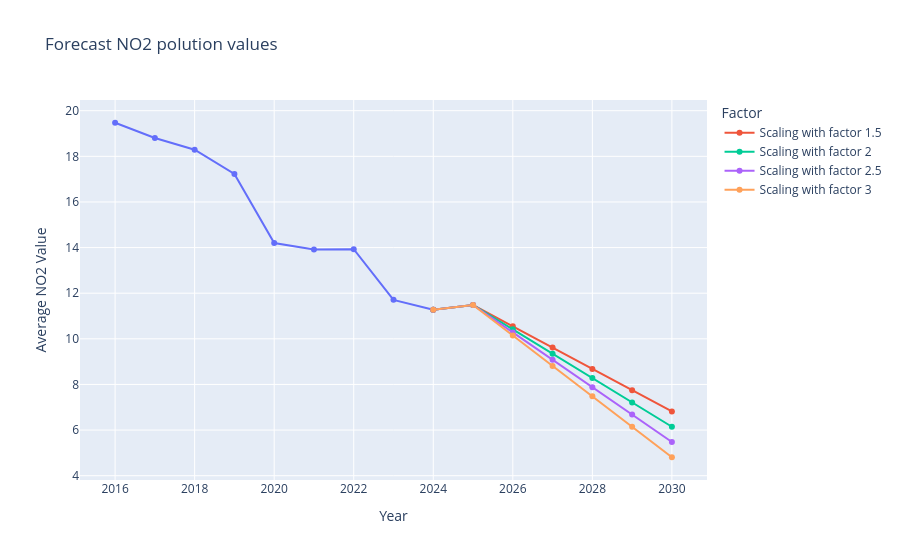

The code cell stored with this chart in its notebook:
### Code cell
#https://www.geeksforgeeks.org/python/numpy-linspace/
lastvalueyear=dfNO2meanraw['Average NO2 Value'].iloc[-1] #read the last value in the dfNO2sumareatot (in this case 2024)
figno2 = px.line(dfNO2meanraw, x="Year", y="Average NO2 Value", markers=True, title="Forecast NO2 polution values")
#the following for loop will iterate through the factor list and predict the dependent variable based on some calculations linked to the independent variables
for factors in factor:
    areapred=np.linspace(area, area*factors,7).reshape(-1, 1) #generate an array of 7 where the startpoint will be the last total area from the year 2024 to the scaled area (area multiplied by factors)
    futurepred=np.arange(lastyear, lastyear+7).reshape(-1, 1) #generate an array with the 7 upcoming years (2024-2030)
    xpred=np.concatenate((areapred, futurepred),axis=1) #put the scaled area and the years for the forecasting (2024-2030) to an array
    ypredNO2=modelno2.predict(xpred) #predict future pollutant values using the model pm10 with the trained dataset 
    print(ypredNO2)
    xyear=np.arange(lastyear,lastyear+7) #take the last year of the actual values and add 7 years so that we can do the predictions from 2025 until 2030
    figno2.add_trace(go.Scatter(x=xyear, y=np.insert(ypredNO2,0,lastvalueyear), mode= 'lines+markers', name=f'Scaling with factor {factors}'))
    
figno2.update_layout(legend_title_text = "Factor")
figno2.show()

### Figure 1 — Plotly figure (JSON) as saved in the notebook; plotly's stock layout.template omitted (floating-point values rounded to 4 significant figures)
{"data": [{"hovertemplate": "Year=%{x}<br>Average NO2 Value=%{y}<extra></extra>", "legendgroup": "", "line": {"color": "#636efa", "dash": "solid"}, "marker": {"symbol": "circle"}, "mode": "lines+markers", "name": "", "orientation": "v", "showlegend": false, "type": "scatter", "x": [2016, 2017, 2018, 2019, 2020, 2021, 2022, 2023, 2024], "xaxis": "x", "y": [19.47, 18.81, 18.29, 17.23, 14.2, 13.92, 13.93, 11.71, 11.27], "yaxis": "y"}, {"mode": "lines+markers", "name": "Scaling with factor 1.5", "type": "scatter", "x": [2024, 2025, 2026, 2027, 2028, 2029, 2030], "y": [11.27, 11.48, 10.55, 9.616, 8.682, 7.748, 6.815, 5.881]}, {"mode": "lines+markers", "name": "Scaling with factor 2", "type": "scatter", "x": [2024, 2025, 2026, 2027, 2028, 2029, 2030], "y": [11.27, 11.48, 10.42, 9.349, 8.281, 7.213, 6.146, 5.078]}, {"mode": "lines+markers", "name": "Scaling with factor 2.5", "type": "scatter", "x": [2024, 2025, 2026, 2027, 2028, 2029, 2030], "y": [11.27, 11.48, 10.28, 9.081, 7.88, 6.678, 5.477, 4.276]}, {"mode": "lines+markers", "name": "Scaling with factor 3", "type": "scatter", "x": [2024, 2025, 2026, 2027, 2028, 2029, 2030], "y": [11.27, 11.48, 10.15, 8.814, 7.478, 6.143, 4.808, 3.473]}], "layout": {"legend": {"title": {"text": "Factor"}, "tracegroupgap": 0}, "title": {"text": "Forecast NO2 polution values"}, "xaxis": {"anchor": "y", "domain": [0, 1], "title": {"text": "Year"}}, "yaxis": {"anchor": "x", "domain": [0, 1], "title": {"text": "Average NO2 Value"}}}}
